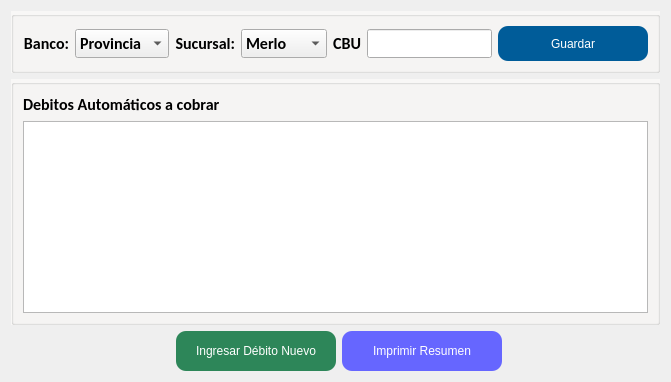
     <widget class="QWidget" name="tab_4">
      <attribute name="icon">
       <iconset>
        <normaloff>../iconos/bp.png</normaloff>../iconos/bp.png</iconset>
      </attribute>
      <attribute name="title">
       <string>Débitos automáticos</string>
      </attribute>
      <layout class="QGridLayout" name="gridLayout_11">
       <item row="2" column="0">
        <spacer name="horizontalSpacer_2">
         <property name="font">
          <font>
           <family>Calibri</family>
           <pointsize>12</pointsize>
           <weight>75</weight>
           <bold>true</bold>
          </font>
         </property>
         <property name="orientation">
          <enum>Qt::Horizontal</enum>
         </property>
         <property name="sizeHint" stdset="0">
          <size>
           <width>40</width>
           <height>20</height>
          </size>
         </property>
        </spacer>
       </item>
       <item row="2" column="2">
        <widget class="QPushButton" name="pushButton_ingresarDebito">
         <property name="sizePolicy">
          <sizepolicy hsizetype="Preferred" vsizetype="Preferred">
           <horstretch>0</horstretch>
           <verstretch>0</verstretch>
          </sizepolicy>
         </property>
         <property name="minimumSize">
          <size>
           <width>160</width>
           <height>40</height>
          </size>
         </property>
         <property name="styleSheet">
          <string notr="true">#pushButton_ingresarDebito{
background-color:#2d8659;
color: #FFFFFF;
border-radius: 10px;
}

#pushButton_ingresarDebito:hover{
background-color: #1f6140;
color: #FFFFFF;
}</string>
         </property>
         <property name="text">
          <string>Ingresar Débito Nuevo</string>
         </property>
         <property name="icon">
          <iconset>
           <normaloff>../iconos/bp.png</normaloff>../iconos/bp.png</iconset>
         </property>
         <property name="iconSize">
          <size>
           <width>20</width>
           <height>20</height>
          </size>
         </property>
        </widget>
       </item>
       <item row="2" column="3">
        <widget class="QPushButton" name="pushButton_imprimirPlanilla">
         <property name="sizePolicy">
          <sizepolicy hsizetype="Preferred" vsizetype="Preferred">
           <horstretch>0</horstretch>
           <verstretch>0</verstretch>
          </sizepolicy>
         </property>
         <property name="minimumSize">
          <size>
           <width>160</width>
           <height>40</height>
          </size>
         </property>
         <property name="styleSheet">
          <string notr="true">#pushButton_imprimirPlanilla{
background-color:#6666ff;
color: #FFFFFF;
border-radius: 10px;
}

#pushButton_imprimirPlanilla:hover{
background-color: #3333cc;
color: #FFFFFF;
}</string>
         </property>
         <property name="text">
          <string>Imprimir Resumen</string>
         </property>
         <property name="icon">
          <iconset>
           <normaloff>../iconos/print_preview.ico</normaloff>../iconos/print_preview.ico</iconset>
         </property>
         <property name="iconSize">
          <size>
           <width>20</width>
           <height>20</height>
          </size>
         </property>
        </widget>
       </item>
       <item row="2" column="4">
        <spacer name="horizontalSpacer_5">
         <property name="font">
          <font>
           <family>Calibri</family>
           <pointsize>12</pointsize>
           <weight>75</weight>
           <bold>true</bold>
          </font>
         </property>
         <property name="orientation">
          <enum>Qt::Horizontal</enum>
         </property>
         <property name="sizeHint" stdset="0">
          <size>
           <width>40</width>
           <height>20</height>
          </size>
         </property>
        </spacer>
       </item>
       <item row="1" column="0" colspan="5">
        <widget class="QGroupBox" name="groupBox_7">
         <property name="font">
          <font>
           <family>Calibri</family>
           <pointsize>12</pointsize>
           <weight>75</weight>
           <bold>true</bold>
          </font>
         </property>
         <property name="styleSheet">
          <string notr="true">#groupBox_7{
background-color: #F8F7F6
}</string>
         </property>
         <property name="title">
          <string/>
         </property>
         <layout class="QGridLayout" name="gridLayout_6">
          <item row="0" column="0">
           <widget class="QLabel" name="label_42">
            <property name="font">
             <font>
              <family>Calibri</family>
              <pointsize>12</pointsize>
              <weight>75</weight>
              <bold>true</bold>
             </font>
            </property>
            <property name="text">
             <string>Debitos Automáticos a cobrar</string>
            </property>
           </widget>
          </item>
          <item row="1" column="0">
           <widget class="QTableView" name="tbl_debitos">
            <property name="palette">
             <palette>
              <active>
               <colorrole role="Text">
                <brush brushstyle="SolidPattern">
                 <color alpha="255">
                  <red>0</red>
                  <green>0</green>
                  <blue>127</blue>
                 </color>
                </brush>
               </colorrole>
              </active>
              <inactive>
               <colorrole role="Text">
                <brush brushstyle="SolidPattern">
                 <color alpha="255">
                  <red>0</red>
                  <green>0</green>
                  <blue>127</blue>
                 </color>
                </brush>
               </colorrole>
              </inactive>
              <disabled>
               <colorrole role="Text">
                <brush brushstyle="SolidPattern">
                 <color alpha="255">
                  <red>120</red>
                  <green>120</green>
                  <blue>120</blue>
                 </color>
                </brush>
               </colorrole>
              </disabled>
             </palette>
            </property>
            <property name="font">
             <font>
              <family>Calibri</family>
              <pointsize>12</pointsize>
              <weight>75</weight>
              <bold>true</bold>
             </font>
            </property>
            <property name="tabKeyNavigation">
             <bool>false</bool>
            </property>
            <property name="selectionBehavior">
             <enum>QAbstractItemView::SelectRows</enum>
            </property>
            <attribute name="horizontalHeaderShowSortIndicator" stdset="0">
             <bool>true</bool>
            </attribute>
            <attribute name="verticalHeaderVisible">
             <bool>false</bool>
            </attribute>
           </widget>
          </item>
         </layout>
        </widget>
       </item>
       <item row="0" column="0" colspan="5">
        <widget class="QGroupBox" name="groupBox">
         <property name="sizePolicy">
          <sizepolicy hsizetype="Preferred" vsizetype="Fixed">
           <horstretch>0</horstretch>
           <verstretch>0</verstretch>
          </sizepolicy>
         </property>
         <property name="palette">
          <palette>
           <active>
            <colorrole role="Button">
             <brush brushstyle="SolidPattern">
              <color alpha="255">
               <red>248</red>
               <green>247</green>
               <blue>246</blue>
              </color>
             </brush>
            </colorrole>
            <colorrole role="Base">
             <brush brushstyle="SolidPattern">
              <color alpha="255">
               <red>248</red>
               <green>247</green>
               <blue>246</blue>
              </color>
             </brush>
            </colorrole>
            <colorrole role="Window">
             <brush brushstyle="SolidPattern">
              <color alpha="255">
               <red>248</red>
               <green>247</green>
               <blue>246</blue>
              </color>
             </brush>
            </colorrole>
           </active>
           <inactive>
            <colorrole role="Button">
             <brush brushstyle="SolidPattern">
              <color alpha="255">
               <red>248</red>
               <green>247</green>
               <blue>246</blue>
              </color>
             </brush>
            </colorrole>
            <colorrole role="Base">
             <brush brushstyle="SolidPattern">
              <color alpha="255">
               <red>248</red>
               <green>247</green>
               <blue>246</blue>
              </color>
             </brush>
            </colorrole>
            <colorrole role="Window">
             <brush brushstyle="SolidPattern">
              <color alpha="255">
               <red>248</red>
               <green>247</green>
               <blue>246</blue>
              </color>
             </brush>
            </colorrole>
           </inactive>
           <disabled>
            <colorrole role="Button">
             <brush brushstyle="SolidPattern">
              <color alpha="255">
               <red>248</red>
               <green>247</green>
               <blue>246</blue>
              </color>
             </brush>
            </colorrole>
            <colorrole role="Base">
             <brush brushstyle="SolidPattern">
              <color alpha="255">
               <red>248</red>
               <green>247</green>
               <blue>246</blue>
              </color>
             </brush>
            </colorrole>
            <colorrole role="Window">
             <brush brushstyle="SolidPattern">
              <color alpha="255">
               <red>248</red>
               <green>247</green>
               <blue>246</blue>
              </color>
             </brush>
            </colorrole>
           </disabled>
          </palette>
         </property>
         <property name="font">
          <font>
           <family>Calibri</family>
           <pointsize>12</pointsize>
           <weight>75</weight>
           <bold>true</bold>
          </font>
         </property>
         <property name="styleSheet">
          <string notr="true">#groupBox{
background-color: #F8F7F6
}</string>
         </property>
         <property name="title">
          <string/>
         </property>
         <layout class="QGridLayout" name="gridLayout_2" rowstretch="7" columnstretch="10,20,10,20,5,30,5">
          <item row="0" column="1">
           <widget class="QComboBox" name="af_banco">
            <property name="sizePolicy">
             <sizepolicy hsizetype="Preferred" vsizetype="Fixed">
              <horstretch>0</horstretch>
              <verstretch>0</verstretch>
             </sizepolicy>
            </property>
            <property name="palette">
             <palette>
              <active>
               <colorrole role="Text">
                <brush brushstyle="SolidPattern">
                 <color alpha="255">
                  <red>0</red>
                  <green>0</green>
                  <blue>127</blue>
                 </color>
                </brush>
               </colorrole>
              </active>
              <inactive>
               <colorrole role="Text">
                <brush brushstyle="SolidPattern">
                 <color alpha="255">
                  <red>0</red>
                  <green>0</green>
                  <blue>127</blue>
                 </color>
                </brush>
               </colorrole>
              </inactive>
              <disabled>
               <colorrole role="Text">
                <brush brushstyle="SolidPattern">
                 <color alpha="255">
                  <red>120</red>
                  <green>120</green>
                  <blue>120</blue>
                 </color>
                </brush>
               </colorrole>
              </disabled>
             </palette>
            </property>
            <property name="font">
             <font>
              <family>Calibri</family>
              <pointsize>12</pointsize>
              <weight>75</weight>
              <bold>true</bold>
             </font>
            </property>
            <item>
             <property name="text">
              <string>Provincia</string>
             </property>
            </item>
            <item>
             <property name="text">
              <string>Otro</string>
             </property>
            </item>
           </widget>
          </item>
          <item row="0" column="2">
           <widget class="QLabel" name="label_32">
            <property name="sizePolicy">
             <sizepolicy hsizetype="Fixed" vsizetype="Fixed">
              <horstretch>0</horstretch>
              <verstretch>0</verstretch>
             </sizepolicy>
            </property>
            <property name="font">
             <font>
              <family>Calibri</family>
              <pointsize>12</pointsize>
              <weight>75</weight>
              <bold>true</bold>
             </font>
            </property>
            <property name="styleSheet">
             <string notr="true"/>
            </property>
            <property name="frameShape">
             <enum>QFrame::NoFrame</enum>
            </property>
            <property name="frameShadow">
             <enum>QFrame::Plain</enum>
            </property>
            <property name="text">
             <string>Sucursal:</string>
            </property>
            <property name="alignment">
             <set>Qt::AlignRight|Qt::AlignTrailing|Qt::AlignVCenter</set>
            </property>
           </widget>
          </item>
          <item row="0" column="3">
           <widget class="QComboBox" name="af_sucursal">
            <property name="sizePolicy">
             <sizepolicy hsizetype="Preferred" vsizetype="Fixed">
              <horstretch>0</horstretch>
              <verstretch>0</verstretch>
             </sizepolicy>
            </property>
            <property name="palette">
             <palette>
              <active>
               <colorrole role="Text">
                <brush brushstyle="SolidPattern">
                 <color alpha="255">
                  <red>0</red>
                  <green>0</green>
                  <blue>127</blue>
                 </color>
                </brush>
               </colorrole>
              </active>
              <inactive>
               <colorrole role="Text">
                <brush brushstyle="SolidPattern">
                 <color alpha="255">
                  <red>0</red>
                  <green>0</green>
                  <blue>127</blue>
                 </color>
                </brush>
               </colorrole>
              </inactive>
              <disabled>
               <colorrole role="Text">
                <brush brushstyle="SolidPattern">
                 <color alpha="255">
                  <red>120</red>
                  <green>120</green>
                  <blue>120</blue>
                 </color>
                </brush>
               </colorrole>
              </disabled>
             </palette>
            </property>
            <property name="font">
             <font>
              <family>Calibri</family>
              <pointsize>12</pointsize>
              <weight>75</weight>
              <bold>true</bold>
             </font>
            </property>
            <item>
             <property name="text">
              <string>Merlo</string>
             </property>
            </item>
            <item>
             <property name="text">
              <string>Libertad</string>
             </property>
            </item>
            <item>
             <property name="text">
              <string>Otro</string>
             </property>
            </item>
           </widget>
          </item>
          <item row="0" column="5">
           <widget class="QLineEdit" name="af_cbu">
            <property name="sizePolicy">
             <sizepolicy hsizetype="Expanding" vsizetype="Fixed">
              <horstretch>0</horstretch>
              <verstretch>0</verstretch>
             </sizepolicy>
            </property>
            <property name="palette">
             <palette>
              <active>
               <colorrole role="Text">
                <brush brushstyle="SolidPattern">
                 <color alpha="255">
                  <red>0</red>
                  <green>0</green>
                  <blue>127</blue>
                 </color>
                </brush>
               </colorrole>
              </active>
              <inactive>
               <colorrole role="Text">
                <brush brushstyle="SolidPattern">
                 <color alpha="255">
                  <red>0</red>
                  <green>0</green>
                  <blue>127</blue>
                 </color>
                </brush>
               </colorrole>
              </inactive>
              <disabled>
               <colorrole role="Text">
                <brush brushstyle="SolidPattern">
                 <color alpha="255">
                  <red>120</red>
                  <green>120</green>
                  <blue>120</blue>
                 </color>
                </brush>
               </colorrole>
              </disabled>
             </palette>
            </property>
            <property name="font">
             <font>
              <family>Calibri</family>
              <pointsize>12</pointsize>
              <weight>75</weight>
              <bold>true</bold>
             </font>
            </property>
            <property name="maxLength">
             <number>22</number>
            </property>
           </widget>
          </item>
          <item row="0" column="6">
           <widget class="QPushButton" name="btn_guardar_cbu">
            <property name="sizePolicy">
             <sizepolicy hsizetype="Preferred" vsizetype="Preferred">
              <horstretch>0</horstretch>
              <verstretch>0</verstretch>
             </sizepolicy>
            </property>
            <property name="minimumSize">
             <size>
              <width>150</width>
              <height>35</height>
             </size>
            </property>
            <property name="layoutDirection">
             <enum>Qt::LeftToRight</enum>
            </property>
            <property name="styleSheet">
             <string notr="true">#btn_guardar_cbu{
background-color:#005c99;
color: #FFFFFF;
border-radius: 10px;
}

#btn_guardar_cbu:hover{
background-color:#004d80;
color: #FFFFFF;
}</string>
            </property>
            <property name="text">
             <string>Guardar</string>
            </property>
            <property name="icon">
             <iconset>
              <normaloff>../iconos/apply.ico</normaloff>../iconos/apply.ico</iconset>
            </property>
            <property name="iconSize">
             <size>
              <width>16</width>
              <height>16</height>
             </size>
            </property>
           </widget>
          </item>
          <item row="0" column="0">
           <widget class="QLabel" name="label_31">
            <property name="sizePolicy">
             <sizepolicy hsizetype="Fixed" vsizetype="Fixed">
              <horstretch>0</horstretch>
              <verstretch>0</verstretch>
             </sizepolicy>
            </property>
            <property name="font">
             <font>
              <family>Calibri</family>
              <pointsize>12</pointsize>
              <weight>75</weight>
              <bold>true</bold>
             </font>
            </property>
            <property name="styleSheet">
             <string notr="true"/>
            </property>
            <property name="frameShape">
             <enum>QFrame::NoFrame</enum>
            </property>
            <property name="frameShadow">
             <enum>QFrame::Plain</enum>
            </property>
            <property name="text">
             <string>Banco:</string>
            </property>
            <property name="alignment">
             <set>Qt::AlignRight|Qt::AlignTrailing|Qt::AlignVCenter</set>
            </property>
           </widget>
          </item>
          <item row="0" column="4">
           <widget class="QLabel" name="label_24">
            <property name="sizePolicy">
             <sizepolicy hsizetype="Fixed" vsizetype="Fixed">
              <horstretch>0</horstretch>
              <verstretch>0</verstretch>
             </sizepolicy>
            </property>
            <property name="font">
             <font>
              <family>Calibri</family>
              <pointsize>12</pointsize>
              <weight>75</weight>
              <bold>true</bold>
             </font>
            </property>
            <property name="styleSheet">
             <string notr="true"/>
            </property>
            <property name="frameShape">
             <enum>QFrame::NoFrame</enum>
            </property>
            <property name="frameShadow">
             <enum>QFrame::Plain</enum>
            </property>
            <property name="text">
             <string>CBU</string>
            </property>
            <property name="alignment">
             <set>Qt::AlignRight|Qt::AlignTrailing|Qt::AlignVCenter</set>
            </property>
           </widget>
          </item>
         </layout>
        </widget>
       </item>
      </layout>
     </widget>
